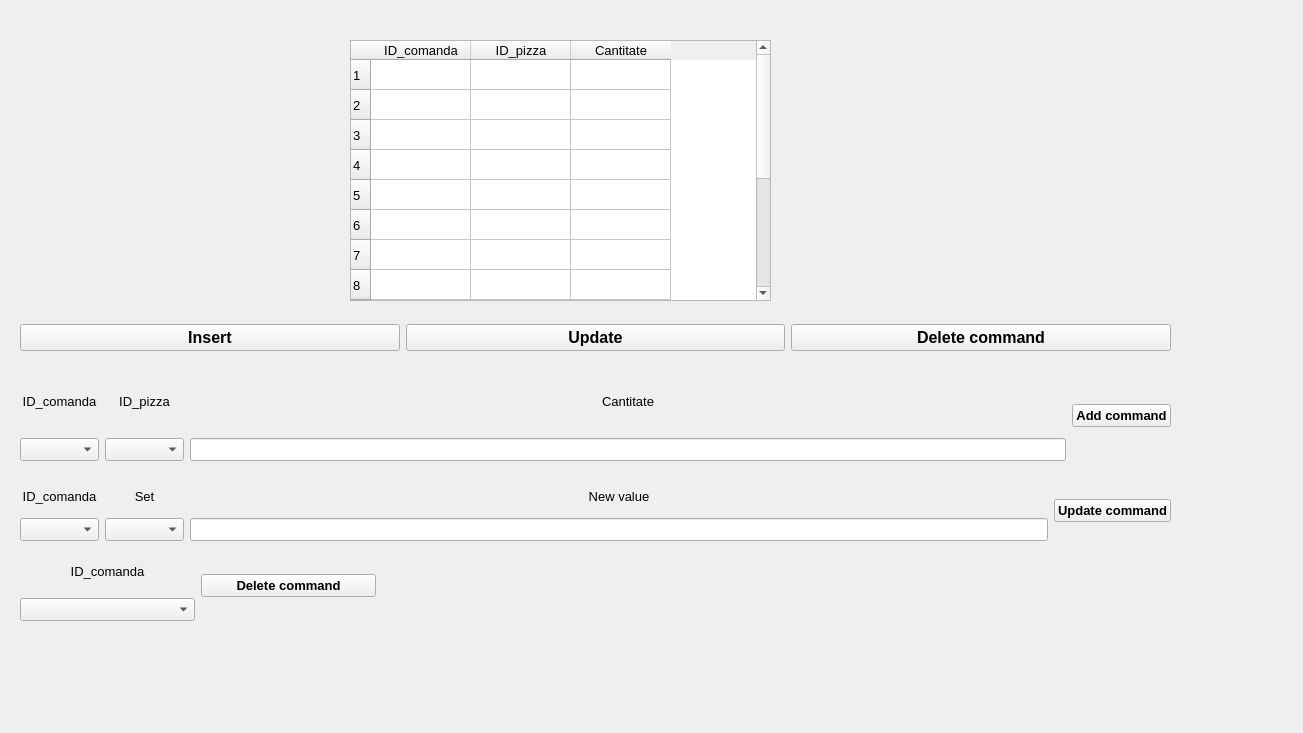
<?xml version="1.0" encoding="UTF-8"?>
<ui version="4.0">
 <class>mainWidget</class>
 <widget class="QWidget" name="mainWidget">
  <property name="geometry">
   <rect>
    <x>0</x>
    <y>0</y>
    <width>1303</width>
    <height>733</height>
   </rect>
  </property>
  <property name="font">
   <font>
    <pointsize>10</pointsize>
   </font>
  </property>
  <property name="windowTitle">
   <string>main</string>
  </property>
  <property name="autoFillBackground">
   <bool>false</bool>
  </property>
  <widget class="QTableWidget" name="com_pizza_table">
   <property name="geometry">
    <rect>
     <x>350</x>
     <y>40</y>
     <width>421</width>
     <height>261</height>
    </rect>
   </property>
   <property name="font">
    <font>
     <pointsize>10</pointsize>
    </font>
   </property>
   <property name="layoutDirection">
    <enum>Qt::LeftToRight</enum>
   </property>
   <property name="rowCount">
    <number>15</number>
   </property>
   <property name="columnCount">
    <number>3</number>
   </property>
   <row/>
   <row/>
   <row/>
   <row/>
   <row/>
   <row/>
   <row/>
   <row/>
   <row/>
   <row/>
   <row/>
   <row/>
   <row/>
   <row/>
   <row/>
   <column>
    <property name="text">
     <string>ID_comanda</string>
    </property>
   </column>
   <column>
    <property name="text">
     <string>ID_pizza</string>
    </property>
   </column>
   <column>
    <property name="text">
     <string>Cantitate</string>
    </property>
   </column>
  </widget>
  <widget class="QWidget" name="horizontalLayoutWidget">
   <property name="geometry">
    <rect>
     <x>20</x>
     <y>320</y>
     <width>1151</width>
     <height>35</height>
    </rect>
   </property>
   <layout class="QHBoxLayout" name="comanda_horizontalLayout">
    <item>
     <widget class="QPushButton" name="insert_com_pizza_main_button">
      <property name="font">
       <font>
        <pointsize>12</pointsize>
        <weight>75</weight>
        <bold>true</bold>
       </font>
      </property>
      <property name="text">
       <string>Insert</string>
      </property>
     </widget>
    </item>
    <item>
     <widget class="QPushButton" name="update_com_pizza_main_button">
      <property name="font">
       <font>
        <pointsize>12</pointsize>
        <weight>75</weight>
        <bold>true</bold>
       </font>
      </property>
      <property name="text">
       <string>Update</string>
      </property>
     </widget>
    </item>
    <item>
     <widget class="QPushButton" name="delete_com_pizza_main_button">
      <property name="enabled">
       <bool>true</bool>
      </property>
      <property name="font">
       <font>
        <pointsize>12</pointsize>
        <weight>75</weight>
        <bold>true</bold>
       </font>
      </property>
      <property name="text">
       <string>Delete command</string>
      </property>
     </widget>
    </item>
   </layout>
  </widget>
  <widget class="QWidget" name="horizontalLayoutWidget_2">
   <property name="geometry">
    <rect>
     <x>20</x>
     <y>370</y>
     <width>1151</width>
     <height>91</height>
    </rect>
   </property>
   <layout class="QHBoxLayout" name="insert_horizontalLayout">
    <item>
     <layout class="QVBoxLayout" name="verticalLayout">
      <item>
       <widget class="QLabel" name="id_client_insert_label">
        <property name="font">
         <font>
          <pointsize>10</pointsize>
         </font>
        </property>
        <property name="text">
         <string>ID_comanda</string>
        </property>
        <property name="alignment">
         <set>Qt::AlignCenter</set>
        </property>
        <property name="wordWrap">
         <bool>false</bool>
        </property>
       </widget>
      </item>
      <item>
       <widget class="QComboBox" name="id_comanda_insert_combo_box">
        <property name="font">
         <font>
          <pointsize>10</pointsize>
         </font>
        </property>
       </widget>
      </item>
     </layout>
    </item>
    <item>
     <layout class="QVBoxLayout" name="verticalLayout_3">
      <item>
       <widget class="QLabel" name="label_3">
        <property name="text">
         <string>ID_pizza</string>
        </property>
        <property name="alignment">
         <set>Qt::AlignCenter</set>
        </property>
       </widget>
      </item>
      <item>
       <widget class="QComboBox" name="id_pizza_insert_combo_box"/>
      </item>
     </layout>
    </item>
    <item>
     <layout class="QVBoxLayout" name="verticalLayout_5">
      <item>
       <widget class="QLabel" name="label_4">
        <property name="text">
         <string>Cantitate</string>
        </property>
        <property name="alignment">
         <set>Qt::AlignCenter</set>
        </property>
       </widget>
      </item>
      <item>
       <widget class="QLineEdit" name="cantitate_insert_line"/>
      </item>
     </layout>
    </item>
    <item>
     <widget class="QPushButton" name="add_command_button">
      <property name="font">
       <font>
        <pointsize>10</pointsize>
        <weight>75</weight>
        <bold>true</bold>
       </font>
      </property>
      <property name="text">
       <string>Add command</string>
      </property>
     </widget>
    </item>
   </layout>
  </widget>
  <widget class="QWidget" name="horizontalLayoutWidget_3">
   <property name="geometry">
    <rect>
     <x>20</x>
     <y>480</y>
     <width>1151</width>
     <height>61</height>
    </rect>
   </property>
   <layout class="QHBoxLayout" name="update_horizontalLayout">
    <item>
     <layout class="QVBoxLayout" name="verticalLayout_9">
      <item>
       <widget class="QLabel" name="label_6">
        <property name="font">
         <font>
          <pointsize>10</pointsize>
         </font>
        </property>
        <property name="text">
         <string>ID_comanda</string>
        </property>
        <property name="alignment">
         <set>Qt::AlignCenter</set>
        </property>
       </widget>
      </item>
      <item>
       <widget class="QComboBox" name="id_comanda_update_combo_box">
        <property name="font">
         <font>
          <pointsize>10</pointsize>
         </font>
        </property>
       </widget>
      </item>
     </layout>
    </item>
    <item>
     <layout class="QVBoxLayout" name="verticalLayout_10">
      <item>
       <widget class="QLabel" name="label_7">
        <property name="font">
         <font>
          <pointsize>10</pointsize>
         </font>
        </property>
        <property name="text">
         <string>Set</string>
        </property>
        <property name="alignment">
         <set>Qt::AlignCenter</set>
        </property>
       </widget>
      </item>
      <item>
       <widget class="QComboBox" name="set_comanda_combo_box">
        <property name="font">
         <font>
          <pointsize>10</pointsize>
         </font>
        </property>
       </widget>
      </item>
     </layout>
    </item>
    <item>
     <layout class="QVBoxLayout" name="verticalLayout_11">
      <item>
       <widget class="QLabel" name="label_8">
        <property name="font">
         <font>
          <pointsize>10</pointsize>
         </font>
        </property>
        <property name="text">
         <string>New value</string>
        </property>
        <property name="alignment">
         <set>Qt::AlignCenter</set>
        </property>
       </widget>
      </item>
      <item>
       <widget class="QLineEdit" name="new_value_comanda_line">
        <property name="enabled">
         <bool>true</bool>
        </property>
        <property name="font">
         <font>
          <pointsize>10</pointsize>
         </font>
        </property>
       </widget>
      </item>
     </layout>
    </item>
    <item>
     <widget class="QPushButton" name="set_command_button">
      <property name="font">
       <font>
        <pointsize>10</pointsize>
        <weight>75</weight>
        <bold>true</bold>
       </font>
      </property>
      <property name="text">
       <string>Update command</string>
      </property>
     </widget>
    </item>
   </layout>
  </widget>
  <widget class="QWidget" name="horizontalLayoutWidget_4">
   <property name="geometry">
    <rect>
     <x>20</x>
     <y>550</y>
     <width>356</width>
     <height>71</height>
    </rect>
   </property>
   <layout class="QHBoxLayout" name="delete_driver_layout">
    <item>
     <layout class="QVBoxLayout" name="verticalLayout_7">
      <item>
       <widget class="QLabel" name="label_10">
        <property name="text">
         <string>ID_comanda</string>
        </property>
        <property name="alignment">
         <set>Qt::AlignCenter</set>
        </property>
       </widget>
      </item>
      <item>
       <widget class="QComboBox" name="id_comanda_delete_combo_box"/>
      </item>
     </layout>
    </item>
    <item>
     <widget class="QPushButton" name="delete_comanda_button">
      <property name="font">
       <font>
        <pointsize>10</pointsize>
        <weight>75</weight>
        <bold>true</bold>
       </font>
      </property>
      <property name="text">
       <string>Delete command</string>
      </property>
     </widget>
    </item>
   </layout>
  </widget>
 </widget>
 <resources/>
 <connections/>
</ui>
